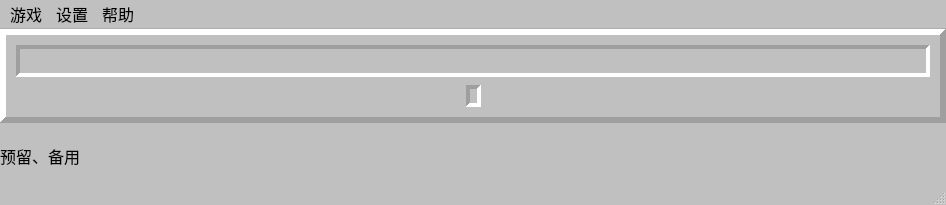
<?xml version="1.0" encoding="UTF-8"?>
<ui version="4.0">
 <class>MainWindow</class>
 <widget class="QMainWindow" name="MainWindow">
  <property name="geometry">
   <rect>
    <x>0</x>
    <y>0</y>
    <width>946</width>
    <height>205</height>
   </rect>
  </property>
  <property name="sizePolicy">
   <sizepolicy hsizetype="Minimum" vsizetype="Minimum">
    <horstretch>0</horstretch>
    <verstretch>0</verstretch>
   </sizepolicy>
  </property>
  <property name="minimumSize">
   <size>
    <width>0</width>
    <height>0</height>
   </size>
  </property>
  <property name="sizeIncrement">
   <size>
    <width>0</width>
    <height>0</height>
   </size>
  </property>
  <property name="palette">
   <palette>
    <active>
     <colorrole role="Base">
      <brush brushstyle="SolidPattern">
       <color alpha="255">
        <red>255</red>
        <green>255</green>
        <blue>255</blue>
       </color>
      </brush>
     </colorrole>
     <colorrole role="Window">
      <brush brushstyle="SolidPattern">
       <color alpha="255">
        <red>192</red>
        <green>192</green>
        <blue>192</blue>
       </color>
      </brush>
     </colorrole>
    </active>
    <inactive>
     <colorrole role="Base">
      <brush brushstyle="SolidPattern">
       <color alpha="255">
        <red>255</red>
        <green>255</green>
        <blue>255</blue>
       </color>
      </brush>
     </colorrole>
     <colorrole role="Window">
      <brush brushstyle="SolidPattern">
       <color alpha="255">
        <red>192</red>
        <green>192</green>
        <blue>192</blue>
       </color>
      </brush>
     </colorrole>
    </inactive>
    <disabled>
     <colorrole role="Base">
      <brush brushstyle="SolidPattern">
       <color alpha="255">
        <red>192</red>
        <green>192</green>
        <blue>192</blue>
       </color>
      </brush>
     </colorrole>
     <colorrole role="Window">
      <brush brushstyle="SolidPattern">
       <color alpha="255">
        <red>192</red>
        <green>192</green>
        <blue>192</blue>
       </color>
      </brush>
     </colorrole>
    </disabled>
   </palette>
  </property>
  <property name="windowTitle">
   <string>MainWindow</string>
  </property>
  <property name="autoFillBackground">
   <bool>false</bool>
  </property>
  <property name="styleSheet">
   <string notr="true"/>
  </property>
  <property name="tabShape">
   <enum>QTabWidget::Rounded</enum>
  </property>
  <property name="dockNestingEnabled">
   <bool>false</bool>
  </property>
  <widget class="QWidget" name="centralwidget">
   <property name="autoFillBackground">
    <bool>false</bool>
   </property>
   <property name="styleSheet">
    <string notr="true"/>
   </property>
   <layout class="QVBoxLayout" name="verticalLayout_2">
    <property name="leftMargin">
     <number>0</number>
    </property>
    <property name="topMargin">
     <number>0</number>
    </property>
    <property name="rightMargin">
     <number>0</number>
    </property>
    <property name="bottomMargin">
     <number>0</number>
    </property>
    <item>
     <widget class="QFrame" name="frame_1">
      <property name="enabled">
       <bool>true</bool>
      </property>
      <property name="frameShape">
       <enum>QFrame::Panel</enum>
      </property>
      <property name="frameShadow">
       <enum>QFrame::Raised</enum>
      </property>
      <property name="lineWidth">
       <number>6</number>
      </property>
      <property name="midLineWidth">
       <number>0</number>
      </property>
      <layout class="QVBoxLayout" name="verticalLayout">
       <property name="spacing">
        <number>8</number>
       </property>
       <property name="sizeConstraint">
        <enum>QLayout::SetDefaultConstraint</enum>
       </property>
       <property name="leftMargin">
        <number>10</number>
       </property>
       <property name="topMargin">
        <number>10</number>
       </property>
       <property name="rightMargin">
        <number>10</number>
       </property>
       <property name="bottomMargin">
        <number>10</number>
       </property>
       <item>
        <widget class="QFrame" name="MinenumTimeWigdet">
         <property name="minimumSize">
          <size>
           <width>0</width>
           <height>0</height>
          </size>
         </property>
         <property name="styleSheet">
          <string notr="true"/>
         </property>
         <property name="frameShape">
          <enum>QFrame::Panel</enum>
         </property>
         <property name="frameShadow">
          <enum>QFrame::Sunken</enum>
         </property>
         <property name="lineWidth">
          <number>4</number>
         </property>
         <property name="midLineWidth">
          <number>0</number>
         </property>
         <layout class="QHBoxLayout" name="horizontalLayout">
          <property name="spacing">
           <number>8</number>
          </property>
          <property name="sizeConstraint">
           <enum>QLayout::SetDefaultConstraint</enum>
          </property>
          <property name="leftMargin">
           <number>5</number>
          </property>
          <property name="topMargin">
           <number>5</number>
          </property>
          <property name="rightMargin">
           <number>5</number>
          </property>
          <property name="bottomMargin">
           <number>5</number>
          </property>
          <item>
           <layout class="QHBoxLayout" name="horizontalLayout_3">
            <property name="spacing">
             <number>0</number>
            </property>
            <property name="sizeConstraint">
             <enum>QLayout::SetDefaultConstraint</enum>
            </property>
            <item>
             <widget class="mineNumLabel" name="label_11">
              <property name="sizePolicy">
               <sizepolicy hsizetype="Preferred" vsizetype="Preferred">
                <horstretch>0</horstretch>
                <verstretch>0</verstretch>
               </sizepolicy>
              </property>
              <property name="minimumSize">
               <size>
                <width>0</width>
                <height>0</height>
               </size>
              </property>
              <property name="maximumSize">
               <size>
                <width>16777215</width>
                <height>16777215</height>
               </size>
              </property>
              <property name="autoFillBackground">
               <bool>false</bool>
              </property>
              <property name="lineWidth">
               <number>0</number>
              </property>
              <property name="text">
               <string/>
              </property>
              <property name="pixmap">
               <pixmap>media/test.png</pixmap>
              </property>
              <property name="scaledContents">
               <bool>false</bool>
              </property>
              <property name="alignment">
               <set>Qt::AlignLeading|Qt::AlignLeft|Qt::AlignVCenter</set>
              </property>
             </widget>
            </item>
            <item>
             <widget class="mineNumLabel" name="label_12">
              <property name="minimumSize">
               <size>
                <width>0</width>
                <height>0</height>
               </size>
              </property>
              <property name="maximumSize">
               <size>
                <width>16777215</width>
                <height>16777215</height>
               </size>
              </property>
              <property name="focusPolicy">
               <enum>Qt::NoFocus</enum>
              </property>
              <property name="contextMenuPolicy">
               <enum>Qt::DefaultContextMenu</enum>
              </property>
              <property name="acceptDrops">
               <bool>false</bool>
              </property>
              <property name="lineWidth">
               <number>0</number>
              </property>
              <property name="text">
               <string/>
              </property>
              <property name="pixmap">
               <pixmap>media/test.png</pixmap>
              </property>
             </widget>
            </item>
            <item>
             <widget class="mineNumLabel" name="label_13">
              <property name="lineWidth">
               <number>0</number>
              </property>
              <property name="text">
               <string/>
              </property>
              <property name="pixmap">
               <pixmap>media/test.png</pixmap>
              </property>
              <property name="margin">
               <number>0</number>
              </property>
              <property name="indent">
               <number>-1</number>
              </property>
             </widget>
            </item>
           </layout>
          </item>
          <item>
           <spacer name="horizontalSpacer">
            <property name="orientation">
             <enum>Qt::Horizontal</enum>
            </property>
            <property name="sizeHint" stdset="0">
             <size>
              <width>40</width>
              <height>0</height>
             </size>
            </property>
           </spacer>
          </item>
          <item>
           <widget class="StatusLabel" name="label_2">
            <property name="sizePolicy">
             <sizepolicy hsizetype="Preferred" vsizetype="Preferred">
              <horstretch>0</horstretch>
              <verstretch>0</verstretch>
             </sizepolicy>
            </property>
            <property name="sizeIncrement">
             <size>
              <width>0</width>
              <height>0</height>
             </size>
            </property>
            <property name="lineWidth">
             <number>0</number>
            </property>
            <property name="text">
             <string/>
            </property>
            <property name="alignment">
             <set>Qt::AlignBottom|Qt::AlignLeading|Qt::AlignLeft</set>
            </property>
            <property name="margin">
             <number>0</number>
            </property>
           </widget>
          </item>
          <item>
           <spacer name="horizontalSpacer_2">
            <property name="orientation">
             <enum>Qt::Horizontal</enum>
            </property>
            <property name="sizeHint" stdset="0">
             <size>
              <width>40</width>
              <height>0</height>
             </size>
            </property>
           </spacer>
          </item>
          <item>
           <layout class="QHBoxLayout" name="horizontalLayout_4">
            <property name="spacing">
             <number>0</number>
            </property>
            <property name="sizeConstraint">
             <enum>QLayout::SetDefaultConstraint</enum>
            </property>
            <item alignment="Qt::AlignHCenter|Qt::AlignVCenter">
             <widget class="QLabel" name="label_31">
              <property name="lineWidth">
               <number>0</number>
              </property>
              <property name="text">
               <string/>
              </property>
              <property name="pixmap">
               <pixmap>media/test.png</pixmap>
              </property>
             </widget>
            </item>
            <item alignment="Qt::AlignHCenter|Qt::AlignVCenter">
             <widget class="QLabel" name="label_32">
              <property name="lineWidth">
               <number>0</number>
              </property>
              <property name="text">
               <string/>
              </property>
              <property name="pixmap">
               <pixmap>media/test.png</pixmap>
              </property>
             </widget>
            </item>
            <item alignment="Qt::AlignHCenter|Qt::AlignVCenter">
             <widget class="QLabel" name="label_33">
              <property name="sizePolicy">
               <sizepolicy hsizetype="Preferred" vsizetype="Preferred">
                <horstretch>0</horstretch>
                <verstretch>0</verstretch>
               </sizepolicy>
              </property>
              <property name="minimumSize">
               <size>
                <width>0</width>
                <height>0</height>
               </size>
              </property>
              <property name="lineWidth">
               <number>0</number>
              </property>
              <property name="text">
               <string/>
              </property>
              <property name="pixmap">
               <pixmap>media/test.png</pixmap>
              </property>
              <property name="scaledContents">
               <bool>false</bool>
              </property>
              <property name="alignment">
               <set>Qt::AlignBottom|Qt::AlignLeading|Qt::AlignLeft</set>
              </property>
             </widget>
            </item>
           </layout>
          </item>
         </layout>
        </widget>
       </item>
       <item>
        <layout class="QHBoxLayout" name="horizontalLayout_2">
         <property name="topMargin">
          <number>0</number>
         </property>
         <item>
          <spacer name="horizontalSpacer_3">
           <property name="orientation">
            <enum>Qt::Horizontal</enum>
           </property>
           <property name="sizeHint" stdset="0">
            <size>
             <width>40</width>
             <height>20</height>
            </size>
           </property>
          </spacer>
         </item>
         <item>
          <widget class="mineLabel" name="label">
           <property name="frameShape">
            <enum>QFrame::Panel</enum>
           </property>
           <property name="frameShadow">
            <enum>QFrame::Sunken</enum>
           </property>
           <property name="lineWidth">
            <number>4</number>
           </property>
           <property name="text">
            <string/>
           </property>
           <property name="alignment">
            <set>Qt::AlignCenter</set>
           </property>
          </widget>
         </item>
         <item>
          <spacer name="horizontalSpacer_4">
           <property name="orientation">
            <enum>Qt::Horizontal</enum>
           </property>
           <property name="sizeHint" stdset="0">
            <size>
             <width>40</width>
             <height>20</height>
            </size>
           </property>
          </spacer>
         </item>
        </layout>
       </item>
      </layout>
     </widget>
    </item>
    <item>
     <widget class="QLabel" name="label_info">
      <property name="font">
       <font>
        <family>Arial</family>
        <pointsize>12</pointsize>
       </font>
      </property>
      <property name="frameShape">
       <enum>QFrame::NoFrame</enum>
      </property>
      <property name="frameShadow">
       <enum>QFrame::Plain</enum>
      </property>
      <property name="text">
       <string>预留、备用</string>
      </property>
     </widget>
    </item>
   </layout>
  </widget>
  <widget class="QMenuBar" name="menubar">
   <property name="geometry">
    <rect>
     <x>0</x>
     <y>0</y>
     <width>946</width>
     <height>32</height>
    </rect>
   </property>
   <property name="font">
    <font>
     <pointsize>12</pointsize>
    </font>
   </property>
   <widget class="QMenu" name="menu">
    <property name="font">
     <font>
      <pointsize>9</pointsize>
     </font>
    </property>
    <property name="title">
     <string>游戏</string>
    </property>
    <addaction name="actionopen"/>
    <addaction name="separator"/>
    <addaction name="actionnew_game"/>
    <addaction name="separator"/>
    <addaction name="actionchu_ji"/>
    <addaction name="actionzhogn_ji"/>
    <addaction name="actiongao_ji"/>
    <addaction name="actionzi_ding_yi"/>
    <addaction name="separator"/>
    <addaction name="actiontui_chu"/>
   </widget>
   <widget class="QMenu" name="menu_2">
    <property name="title">
     <string>设置</string>
    </property>
    <addaction name="actionyouxi_she_zhi"/>
    <addaction name="action_kuaijiejian"/>
   </widget>
   <widget class="QMenu" name="menu_3">
    <property name="title">
     <string>帮助</string>
    </property>
    <addaction name="actionxis"/>
    <addaction name="actionrumjc"/>
    <addaction name="actiongaun_yv"/>
   </widget>
   <addaction name="menu"/>
   <addaction name="menu_2"/>
   <addaction name="menu_3"/>
  </widget>
  <widget class="QStatusBar" name="statusbar"/>
  <action name="actionnew_game">
   <property name="text">
    <string>新游戏</string>
   </property>
   <property name="font">
    <font>
     <family>微软雅黑</family>
     <pointsize>12</pointsize>
    </font>
   </property>
   <property name="shortcut">
    <string>N</string>
   </property>
  </action>
  <action name="actionchu_ji">
   <property name="text">
    <string>初级</string>
   </property>
   <property name="font">
    <font>
     <family>微软雅黑</family>
     <pointsize>12</pointsize>
    </font>
   </property>
   <property name="shortcut">
    <string>B</string>
   </property>
   <property name="shortcutContext">
    <enum>Qt::WindowShortcut</enum>
   </property>
  </action>
  <action name="actionzhogn_ji">
   <property name="text">
    <string>中级</string>
   </property>
   <property name="font">
    <font>
     <family>微软雅黑</family>
     <pointsize>12</pointsize>
    </font>
   </property>
   <property name="shortcut">
    <string>I</string>
   </property>
  </action>
  <action name="actiongao_ji">
   <property name="text">
    <string>高级</string>
   </property>
   <property name="font">
    <font>
     <family>微软雅黑</family>
     <pointsize>12</pointsize>
    </font>
   </property>
   <property name="shortcut">
    <string>E</string>
   </property>
  </action>
  <action name="actionzi_ding_yi">
   <property name="text">
    <string>自定义</string>
   </property>
   <property name="font">
    <font>
     <family>微软雅黑</family>
     <pointsize>12</pointsize>
    </font>
   </property>
   <property name="shortcut">
    <string>C</string>
   </property>
  </action>
  <action name="actiontui_chu">
   <property name="text">
    <string>退出</string>
   </property>
   <property name="font">
    <font>
     <family>微软雅黑</family>
     <pointsize>12</pointsize>
    </font>
   </property>
   <property name="shortcut">
    <string>X</string>
   </property>
  </action>
  <action name="actionyouxi_she_zhi">
   <property name="text">
    <string>游戏设置</string>
   </property>
   <property name="font">
    <font>
     <family>微软雅黑</family>
     <pointsize>12</pointsize>
    </font>
   </property>
   <property name="shortcut">
    <string>S</string>
   </property>
  </action>
  <action name="actiongaun_yv">
   <property name="text">
    <string>关于</string>
   </property>
   <property name="font">
    <font>
     <family>微软雅黑</family>
     <pointsize>12</pointsize>
    </font>
   </property>
   <property name="shortcut">
    <string>A</string>
   </property>
  </action>
  <action name="actionxis">
   <property name="text">
    <string>词典</string>
   </property>
   <property name="font">
    <font>
     <family>微软雅黑</family>
     <pointsize>12</pointsize>
    </font>
   </property>
   <property name="shortcut">
    <string>D</string>
   </property>
  </action>
  <action name="actionrumjc">
   <property name="text">
    <string>入门教程</string>
   </property>
   <property name="font">
    <font>
     <family>微软雅黑</family>
     <pointsize>12</pointsize>
    </font>
   </property>
   <property name="shortcut">
    <string>R</string>
   </property>
  </action>
  <action name="action_kuaijiejian">
   <property name="text">
    <string>其它设置</string>
   </property>
   <property name="font">
    <font>
     <family>微软雅黑</family>
     <pointsize>12</pointsize>
    </font>
   </property>
   <property name="shortcut">
    <string>Z</string>
   </property>
  </action>
  <action name="actionopen">
   <property name="text">
    <string>打开</string>
   </property>
   <property name="font">
    <font>
     <family>微软雅黑</family>
     <pointsize>12</pointsize>
    </font>
   </property>
   <property name="shortcut">
    <string>O</string>
   </property>
  </action>
 </widget>
 <customwidgets>
  <customwidget>
   <class>StatusLabel</class>
   <extends>QLabel</extends>
   <header>ui.uiComponents</header>
  </customwidget>
  <customwidget>
   <class>mineLabel</class>
   <extends>QLabel</extends>
   <header>ui.mineLabel</header>
  </customwidget>
  <customwidget>
   <class>mineNumLabel</class>
   <extends>QLabel</extends>
   <header>ui.mineNumLabel</header>
  </customwidget>
 </customwidgets>
 <resources/>
 <connections/>
</ui>
